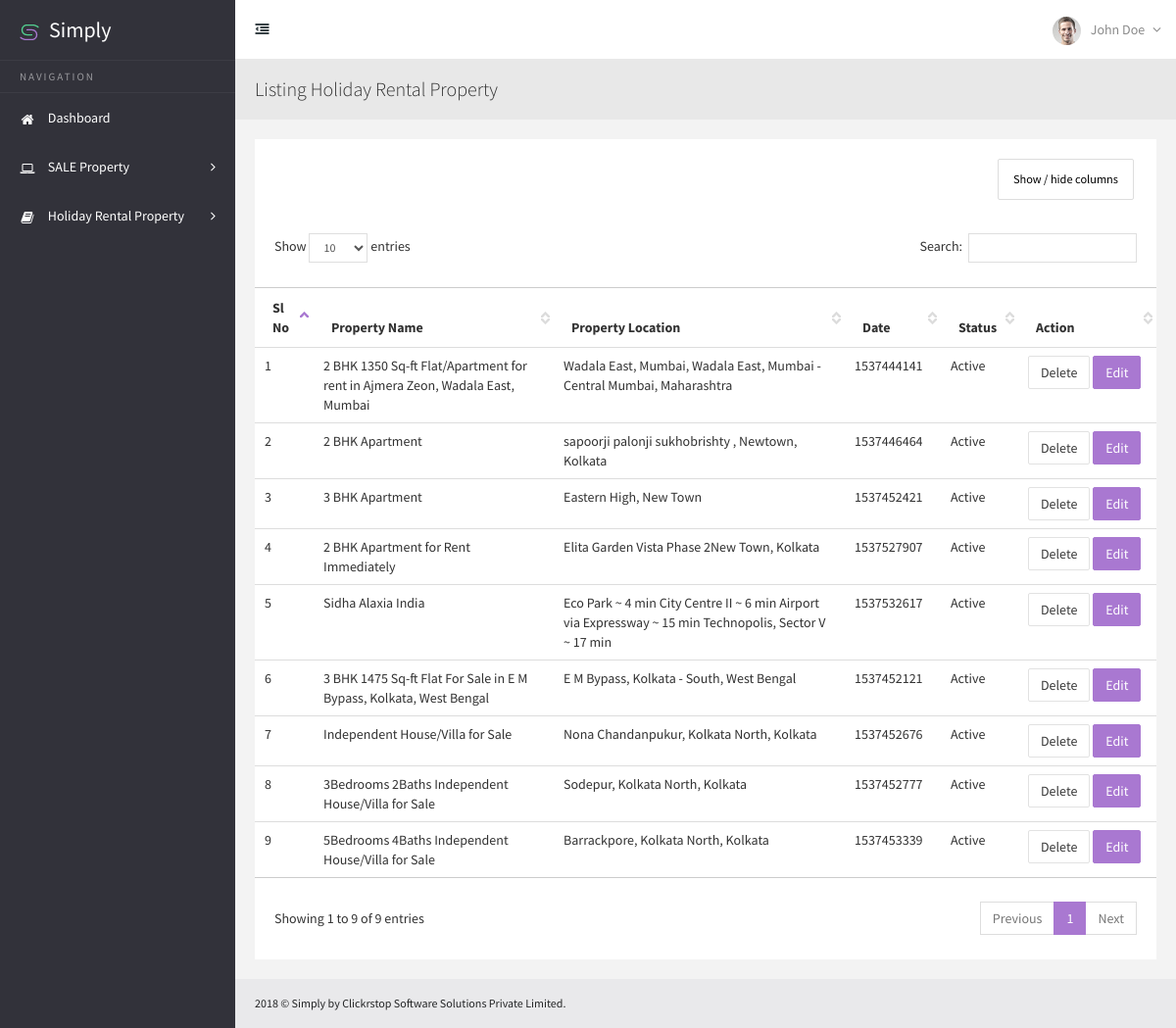
/Simply-Perigord/admin/index.php/listing_holiday_rental, run on the app's committed database.
### tables this page shows
CREATE TABLE IF NOT EXISTS `holiday_rental` (
  `holiday_rental_id` int(255) NOT NULL AUTO_INCREMENT,
  `property_type` varchar(255) NOT NULL,
  `name` varchar(255) NOT NULL,
  `location` varchar(255) NOT NULL,
  `size` varchar(255) NOT NULL,
  `max_guest` varchar(255) NOT NULL,
  `booking_start_date` varchar(255) NOT NULL,
  `booking_end_date` varchar(255) NOT NULL,
  `guest_number` varchar(255) NOT NULL,
  `bedrooms` varchar(255) NOT NULL,
  `bathrooms` varchar(255) NOT NULL,
  `washer` varchar(255) NOT NULL,
  `television` varchar(255) NOT NULL,
  `aircon` varchar(255) NOT NULL,
  `wifi` varchar(255) NOT NULL,
  `bbq` varchar(255) NOT NULL,
  `private_pool` varchar(255) NOT NULL,
  `private_parking` varchar(255) NOT NULL,
  `private_garden` varchar(255) NOT NULL,
  `pet_allowed` varchar(255) NOT NULL,
  `family_friendly` varchar(255) NOT NULL,
  `village_house` varchar(255) NOT NULL,
  `rural_setting` varchar(255) NOT NULL,
  `romantic_for_two` varchar(255) NOT NULL,
  `cosy_cottage` varchar(255) NOT NULL,
  `booked_date` varchar(255) NOT NULL,
  `status` varchar(255) NOT NULL,
  PRIMARY KEY (`holiday_rental_id`)
);

### Simply-Perigord/admin/application/controllers/Listing_holiday_rental.php (called while the page is built, shortened)
<?php
class Listing_holiday_rental extends CI_Controller {
	public function index()
	{
		$this->load->model('listing_holiday_rental_m');
		$data['get_all_rental_property'] = $this->listing_holiday_rental_m->fetch_rental_property();
		$this->load->view('listing_holiday_rental',$data);
	}
}

### Simply-Perigord/admin/index.php (called while the page is built, shortened)
<?php
require_once BASEPATH.'core/CodeIgniter.php';

### Simply-Perigord/admin/application/models/Listing_holiday_rental_m.php (called while the page is built, shortened)
<?php
class Listing_holiday_rental_m extends CI_Model {
	public function fetch_rental_property()
	{
		$this->db->select('*');
		$this->db->from('holiday_rental');
		$query = $this->db->get();
		return $query->result();
	}
}

### Simply-Perigord/admin/application/views/listing_holiday_rental.php (the view, shortened to what this page needs)
<!DOCTYPE html>
<html lang="en">
<head>
	<?php $this->load->view('common/metalinks');?>
    <link href="css/jquery.dataTables.css" rel="stylesheet">
    <link href="css/dataTables.tableTools.css" rel="stylesheet">
    <link href="css/dataTables.colVis.min.css" rel="stylesheet">
    <link href="css/dataTables.responsive.css" rel="stylesheet">
    <link href="css/dataTables.scroller.css" rel="stylesheet">
</head>
<body class="sticky-header">
    <section>
        <?php $this->load->view('common/sidebar_left');?>
        <div class="body-content" style="min-height: 1000px;">
           <?php $this->load->view('common/header');?>
            <div class="page-head">
                <h3 class="m-b-less">
                    Listing Holiday Rental Property
                </h3>
            </div>
            <div class="wrapper">
                <div class="row">
                    <div class="col-sm-12">
                        <section class="panel">
                            <div class="table-responsive">
                                <table class="table colvis-data-table data-table">
                                    <thead>
                                    <tr>
                                        <th>Sl No</th>
                                        <th>Property Name</th>
                                        <th>Property Location</th>
                                        <th>Date</th>
                                        <th>Status</th>
                                        <th width="105px;">Action</th>
                                    </tr>
                                    </thead>
                                    <tbody>
                                    <?php
                                        $i = 1;
                                        foreach($get_all_rental_property AS $fetch_each_property){
                                    ?>
                                    <tr>
                                        <td><?php echo $i;?></td>
                                        <td><?php echo $fetch_each_property->name;?></td>
                                        <td><?php echo $fetch_each_property->location;?></td>
                                        <td><?php echo $fetch_each_property->booked_date;?></td>
                                        <td><?php
                                            if($fetch_each_property->status == '1'){
                                                echo "Active";
                                            }else{
                                                echo "Inactive";
                                            }
                                        ?></td>
                                        <td>
                                            <a href="<?php echo base_url('listing_holiday_rental/delete_rental_id/');?><?php echo $fetch_each_property->holiday_rental_id?>" class="btn btn-default">Delete</a>
                                            <a href="<?php echo base_url('edit_holiday_rental/');?><?php echo $fetch_each_property->holiday_rental_id?>" class="btn btn-primary">Edit</a>
                                        </td>
                                    </tr>
                                    <?php
                                        $i++;
                                        }
                                    ?>
                                    </tbody>
                                </table>
                            </div>
                        </section>
                    </div>
                </div>
            </div>
			<?php $this->load->view('common/footer');?>
        </div>
    </section>
</body>
</html>

### Simply-Perigord/admin/application/views/common/metalinks.php
<link href="<?php echo base_url('css/slidebars.css');?>" rel="stylesheet">
<link href="<?php echo base_url('css/switchery.min.css');?>" rel="stylesheet" type="text/css" media="screen" />
<link href="<?php echo base_url('css/style.css');?>" rel="stylesheet">
<link href="<?php echo base_url('css/style-responsive.css');?>" rel="stylesheet">

### Simply-Perigord/admin/application/views/common/sidebar_left.php (shortened to what this page needs)
<div class="sidebar-left">
    <div class="logo dark-logo-bg visible-xs-* visible-sm-*">
        <a href="index.html">
            <span class="brand-name">SlickLab</span>
        </a>
    </div>
    <div class="sidebar-left-info">
        <ul class="nav nav-pills nav-stacked side-navigation">
            <li>
                <h3 class="navigation-title">Navigation</h3>
            </li>
            <li><a href="index.html"><i class="fa fa-home"></i> <span>Dashboard</span></a></li>
            <li class="menu-list">
                <a href=""><i class="fa fa-laptop"></i>  <span>SALE Property</span></a>
            </li>
            <li class="menu-list"><a href=""><i class="fa fa-book"></i> <span>Holiday Rental Property</span></a>
            </li>
        </ul>
    </div>
</div>

### Simply-Perigord/admin/application/views/common/header.php (shortened to what this page needs)
<div class="header-section">
    <div class="logo dark-logo-bg hidden-xs hidden-sm">
        <a href="index.html">
            <img src="images/logo-icon.png" alt="">
            <span class="brand-name">Simply</span>
        </a>
    </div>
    <a class="toggle-btn"><i class="fa fa-outdent"></i></a>
    <div class="notification-wrap">
    <div class="right-notification">
        <ul class="notification-menu">
            <li>
                <a href="javascript:;" class="btn btn-default dropdown-toggle" data-toggle="dropdown">
                    <img src="img/avatar-mini.jpg" alt="">John Doe
                    <span class=" fa fa-angle-down"></span>
                </a>
            </li>
        </ul>
    </div>
    </div>
</div>

### Simply-Perigord/admin/application/views/common/footer.php (shortened to what this page needs)
<footer>
	2018 &copy; Simply by Clickrstop Software Solutions Private Limited.
</footer>

### Simply-Perigord/admin/css/default-theme.css (style rules this page uses)
body, .dark-logo-bg { background: #32323a; }
.navigation-title { color: rgba(255, 255, 255, 0.5); border-top: 1px solid rgba(255,255,255,0.05); border-bottom: 1px solid rgba(255,255,255,0.05); }

### data on the page
holiday_rental: name "2 BHK 1350 Sq-ft Flat/Apartment for rent in Ajmera Zeon, Wadala East, Mumbai", location "Wadala East, Mumbai, Wadala East, Mumbai - Central Mumbai, Maharashtra", booked_date "1537444141", status "Active"
holiday_rental: name "2 BHK Apartment", location "sapoorji palonji sukhobrishty , Newtown, Kolkata", booked_date "1537446464", status "Active"
holiday_rental: name "3 BHK Apartment", location "Eastern High, New Town", booked_date "1537452421", status "Active"
holiday_rental: name "2 BHK Apartment for Rent Immediately", location "Elita Garden Vista Phase 2New Town, Kolkata", booked_date "1537527907", status "Active"
holiday_rental: name "Sidha Alaxia India", location "Eco Park ~ 4 min City Centre II ~ 6 min Airport via Expressway ~ 15 min Technopolis, Sector V ~ 17 min", booked_date "1537532617", status "Active"
holiday_rental: name "3 BHK 1475 Sq-ft Flat For Sale in E M Bypass, Kolkata, West Bengal", location "E M Bypass, Kolkata - South, West Bengal", booked_date "1537452121", status "Active"
holiday_rental: name "Independent House/Villa for Sale", location "Nona Chandanpukur, Kolkata North, Kolkata", booked_date "1537452676", status "Active"
holiday_rental: name "3Bedrooms 2Baths Independent House/Villa for Sale", location "Sodepur, Kolkata North, Kolkata", booked_date "1537452777", status "Active"
holiday_rental: name "5Bedrooms 4Baths Independent House/Villa for Sale", location "Barrackpore, Kolkata North, Kolkata", booked_date "1537453339", status "Active"
